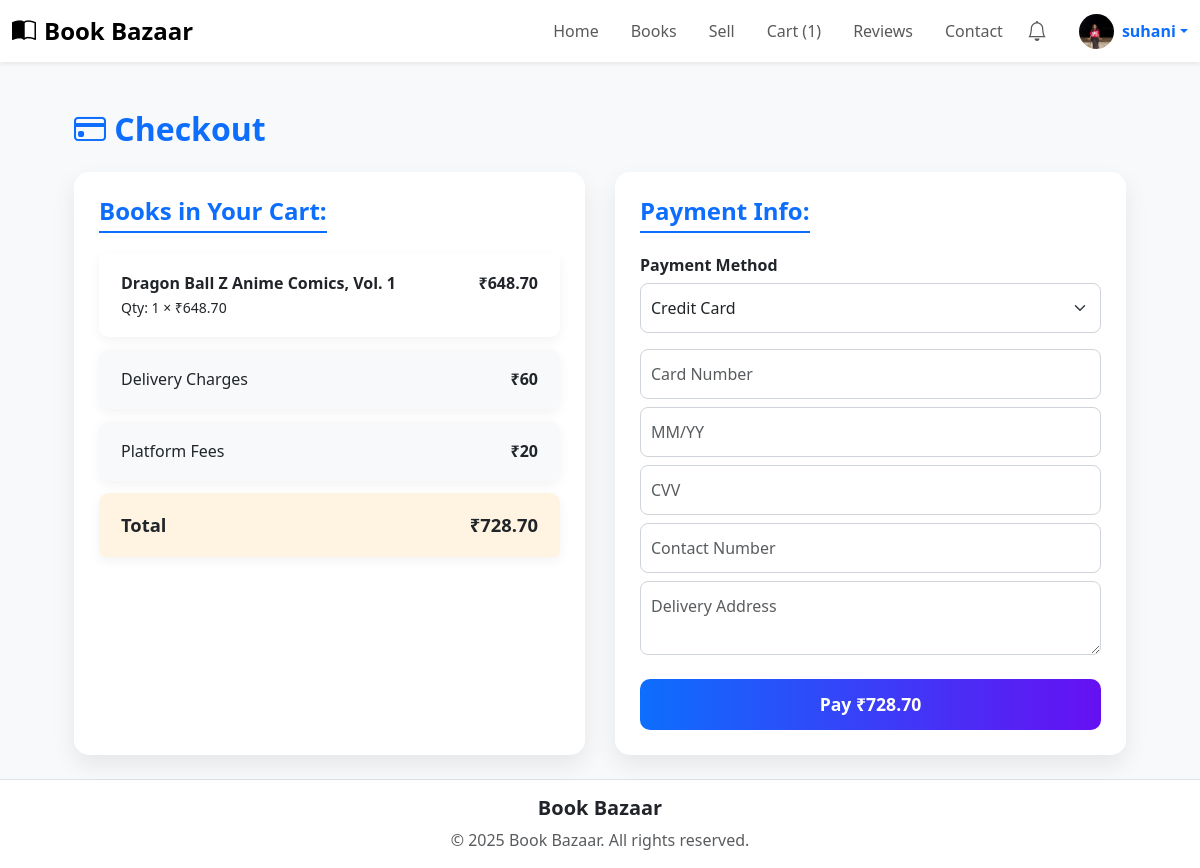
The page /checkout/ (signed in) on the database its author committed.
### book_app/models.py (models this page shows, shortened)
class Profile(models.Model):
    user = models.OneToOneField(User, on_delete=models.CASCADE)
    profile = models.ImageField(upload_to='profile_picture/', default='profile_picture/default-avatar.png')

class CartItem(models.Model):
    cart = models.ForeignKey("Cart", related_name="items", on_delete=models.CASCADE)
    book = models.ForeignKey("Book", on_delete=models.CASCADE)
    quantity = models.PositiveIntegerField(default=1)
    @property
    def price_with_profit(self):
        return self.book.price * Decimal("1.3")
    @property
    def total_price(self):
        return self.price_with_profit * self.quantity

class Book(models.Model):
    seller = models.ForeignKey(
        User,
        on_delete=models.CASCADE,
        related_name='books_uploaded',
        null=True,
        blank=True
    )
    name = models.CharField(max_length=100)
    email = models.EmailField()
    phone = models.CharField(max_length=15)
    book_title = models.CharField(max_length=200)
    author = models.CharField(max_length=100)
    condition = models.CharField(max_length=50)
    price = models.DecimalField(max_digits=10, decimal_places=2)
    book_photo = models.ImageField(upload_to='book_photos/', blank=True, null=True)
    description = models.TextField(blank=True, null=True)
    quantity = models.IntegerField(default=1)
    is_sold = models.BooleanField(default=False)
    out_of_stock_time = models.DateTimeField(null=True, blank=True)

### book_app/views.py (the view, shortened to what this page needs)
# urls.py: path('checkout/', checkout, name='checkout'),
@login_required
def checkout(request):
    run_auto_hide_cleanup()
    cart = get_object_or_404(Cart, user=request.user)
    items = cart.items.select_related("book")
    from decimal import Decimal
    total = Decimal(0)
    for item in items:
        price_with_profit = item.book.price * Decimal("1.3")  # 30% profit
        total += price_with_profit * item.quantity
    DELIVERY_CHARGES = Decimal(60)
    PLATFORM_FEES = Decimal(20)
    total_with_fees = total + DELIVERY_CHARGES + PLATFORM_FEES
    return render(request, "checkout.html", {
        "items": items,
        "total": total,                        # total with 30% profit
        "total_with_fees": total_with_fees,    # full cost
        "delivery_charges": DELIVERY_CHARGES,
        "platform_fees": PLATFORM_FEES
    })

### book_app/views.py (called while the page is built)
def run_auto_hide_cleanup():
    cutoff = timezone.now() - timedelta(hours=1)
    Book.objects.filter(out_of_stock_time__lte=cutoff, is_sold=False).update(is_sold=True)

def cart_count(request):
    if request.user.is_authenticated:
        count = CartItem.objects.filter(cart__user=request.user).count()
    else:
        count = 0
    return {"cart_count": count}

def wishlist_count(request):
    if request.user.is_authenticated:
        count = Wishlist.objects.filter(user=request.user).count()
    else:
        count = 0
    return {"wishlist_count": count}

### templates/checkout.html (shortened to what this page needs)
{% extends "base.html" %}
{% block body %}
<div class="container mt-5">
  <h2 class="mb-4"><i class="bi bi-credit-card"></i> Checkout</h2>
  <form method="POST">
    <div class="checkout-wrapper">
      <div class="cart-summary">
        <h4>Books in Your Cart:</h4>
        <ul class="list-group mb-4">
          {% for item in items %}
          <li class="list-group-item d-flex justify-content-between">
            <div>
              <strong>{{ item.book.book_title }}</strong><br>
              <small>Qty: {{ item.quantity }} × ₹{{ item.price_with_profit|floatformat:2 }}</small>
            </div>
            <strong>₹{{ item.total_price|floatformat:2 }}</strong>
          </li>
          {% endfor %}
          <li class="list-group-item d-flex justify-content-between bg-light">
            <span>Delivery Charges</span>
            <strong>₹{{ delivery_charges }}</strong>
          </li>
          <li class="list-group-item d-flex justify-content-between bg-light">
            <span>Platform Fees</span>
            <strong>₹{{ platform_fees }}</strong>
          </li>
          <li class="list-group-item d-flex justify-content-between bg-warning text-dark fw-bold">
    <span>Total</span>
    <strong>₹{{ total_with_fees|floatformat:2 }}</strong>
</li>
        </ul>
      </div>
      <div class="payment-form">
        <h4>Payment Info:</h4>
        <div class="mb-3">
          <label class="form-label">Payment Method</label>
          <select class="form-select" name="payment_method" required onchange="toggleFields(this.value)">
            <option value="credit">Credit Card</option>
          </select>
        </div>
        <div id="credit-fields">
          <div class="mb-2"><input type="text" name="card_num" class="form-control" placeholder="Card Number"></div>
          <div class="mb-2"><input type="text" name="expiry" class="form-control" placeholder="MM/YY"></div>
          <div class="mb-2"><input type="text" name="cvv" class="form-control" placeholder="CVV"></div>
        </div>
        <div class="mb-2">
          <input type="text" name="contact" class="form-control" placeholder="Contact Number" required>
        </div>
        <div class="mb-2">
          <textarea name="address" class="form-control" placeholder="Delivery Address" required></textarea>
        </div>
        <button type="submit" class="btn btn-success w-100 mt-3">
         Pay ₹{{ total_with_fees|floatformat:2 }}
        </button>
      </div>
    </div>
  </form>
</div>
{% endblock %}

### templates/base.html (shortened to what this page needs)
{% load static %}
<!DOCTYPE html>
<html lang="en">
<head>
  <link rel="stylesheet" href="https://cdn.jsdelivr.net/npm/bootstrap@5.3.0/dist/css/bootstrap.min.css">
  <link rel="stylesheet" href="https://cdn.jsdelivr.net/npm/bootstrap-icons@1.11.3/font/bootstrap-icons.css">
  <link rel="stylesheet" href="{% static 'book_app/style.css' %}">
</head>
<body class="bg-light">
<nav class="navbar navbar-expand-lg navbar-light bg-white shadow-sm py-2 sticky-top">
  <div class="container-fluid">
    <a class="navbar-brand fw-bold fs-4 d-flex align-items-center" href="{% url 'dashboard' %}">
      <i class="bi bi-book-half me-2"></i> Book Bazaar
    </a>
    <div class="collapse navbar-collapse" id="navbarNav">
      <ul class="navbar-nav ms-auto align-items-center">
        <li class="nav-item"><a class="nav-link px-3" href="{% url 'dashboard' %}">Home</a></li>
        <li class="nav-item"><a class="nav-link px-3" href="{% url 'book' %}">Books</a></li>
        {% if request.user.is_authenticated %}
          <li class="nav-item"><a class="nav-link px-3" href="{% url 'selling' %}">Sell</a></li>
          <li class="nav-item"><a class="nav-link px-3" href="{% url 'view_cart' %}">Cart ({{ cart_count|default:0 }})</a></li>
        {% else %}
          <li class="nav-item"><a class="nav-link px-3" href="#" onclick="requireLogin()">Sell</a></li>
          <li class="nav-item"><a class="nav-link px-3" href="#" onclick="requireLogin()">Cart</a></li>
        {% endif %}
        <li class="nav-item"><a class="nav-link px-3" href="{% url 'submit_review' %}">Reviews</a></li>
        <li class="nav-item"><a class="nav-link px-3" href="{% url 'contact' %}">Contact</a></li>
        {% if request.user.is_authenticated %}
        <li class="nav-item position-relative me-3">
          <a class="nav-link" href="{% url 'my_notifications' %}">
            <i class="bi bi-bell fs-5"></i>
          </a>
        </li>
        <li class="nav-item dropdown ms-2">
          <a class="d-flex align-items-center text-decoration-none dropdown-toggle" data-bs-toggle="dropdown">
            <img src="{% if request.user.profile.profile %}{{ request.user.profile.profile.url }}{% else %}{% static 'images/default-avatar.png' %}{% endif %}"
                 class="rounded-circle" style="width:35px;height:35px;object-fit:cover;">
            <span class="ms-2 fw-semibold">{{ request.user.username }}</span>
          </a>
        </li>
        {% else %}
        <li class="nav-item ms-3">
          <a class="btn btn-primary px-3" href="{% url 'login' %}">Login</a>
        </li>
        {% endif %}
      </ul>
    </div>
  </div>
</nav>
<main class="container my-4">
  {% block body %}{% endblock %}
</main>
<footer class="text-center py-3 bg-white border-top mt-4">
  <div class="container">
    <h5 class="fw-bold">Book Bazaar</h5>
    <p class="text-muted mb-0">© 2025 Book Bazaar. All rights reserved.</p>
  </div>
</footer>
</body>
</html>

### book_app/static/book_app/style.css (style rules this page uses)
* { margin: 0; padding: 0; box-sizing: border-box; }
html, body { font-family: 'Poppins', sans-serif; background: linear-gradient(to bottom right, #dff6fd, #a0e7ff); min-height: 100vh; overflow-x: hidden; }

### templates/checkout.html (style rules this page uses)
body { background-color: #f4f6f9; font-family: 'Segoe UI', Tahoma, Geneva, Verdana, sans-serif; }
.container { max-width: 1100px; }
h2 { font-weight: 700; color: #0d6efd; margin-bottom: 30px; }
.checkout-wrapper { display: flex; gap: 30px; flex-wrap: wrap; }
.cart-summary, .payment-form { flex: 1 1 45%; background-color: #fff; border-radius: 15px; padding: 25px; box-shadow: 0 10px 25px rgba(0,0,0,0.08); transition: all 0.3s ease; }
.list-group-item { border: none; border-radius: 10px; margin-bottom: 12px; padding: 18px 22px; box-shadow: 0 4px 12px rgba(0,0,0,0.05); transition: transform 0.2s, box-shadow 0.2s; }
.bg-warning { background: #fff4e1 !important; font-size: 1.15rem; font-weight: 700; }
.bg-light { background: #f8f9fa !important; }
.form-label { font-weight: 600; margin-bottom: 6px; }
input.form-control, textarea.form-control, select.form-select { border-radius: 8px; border: 1px solid #ced4da; padding: 12px 10px; transition: border-color 0.3s, box-shadow 0.3s; }
button.btn-success { background: linear-gradient(90deg, #0d6efd, #6610f2); border: none; font-weight: 600; font-size: 1.1rem; padding: 12px; border-radius: 10px; transition: transform 0.2s, box-shadow 0.2s; }
.cart-summary h4, .payment-form h4 { font-weight: 700; margin-bottom: 20px; color: #0d6efd; border-bottom: 2px solid #0d6efd; display: inline-block; padding-bottom: 5px; }

### rows shown on the page
CartItem: book.book_title "Dragon Ball Z Anime Comics, Vol. 1", quantity "1", price_with_profit "648.70", total_price "648.70"

### other values the page prints
{{ cart_count|default:0 }} "1"
{{ request.user.username }} "suhani"
{{ delivery_charges }} "60"
{{ platform_fees }} "20"
{{ total_with_fees|floatformat:2 }} "728.70"
